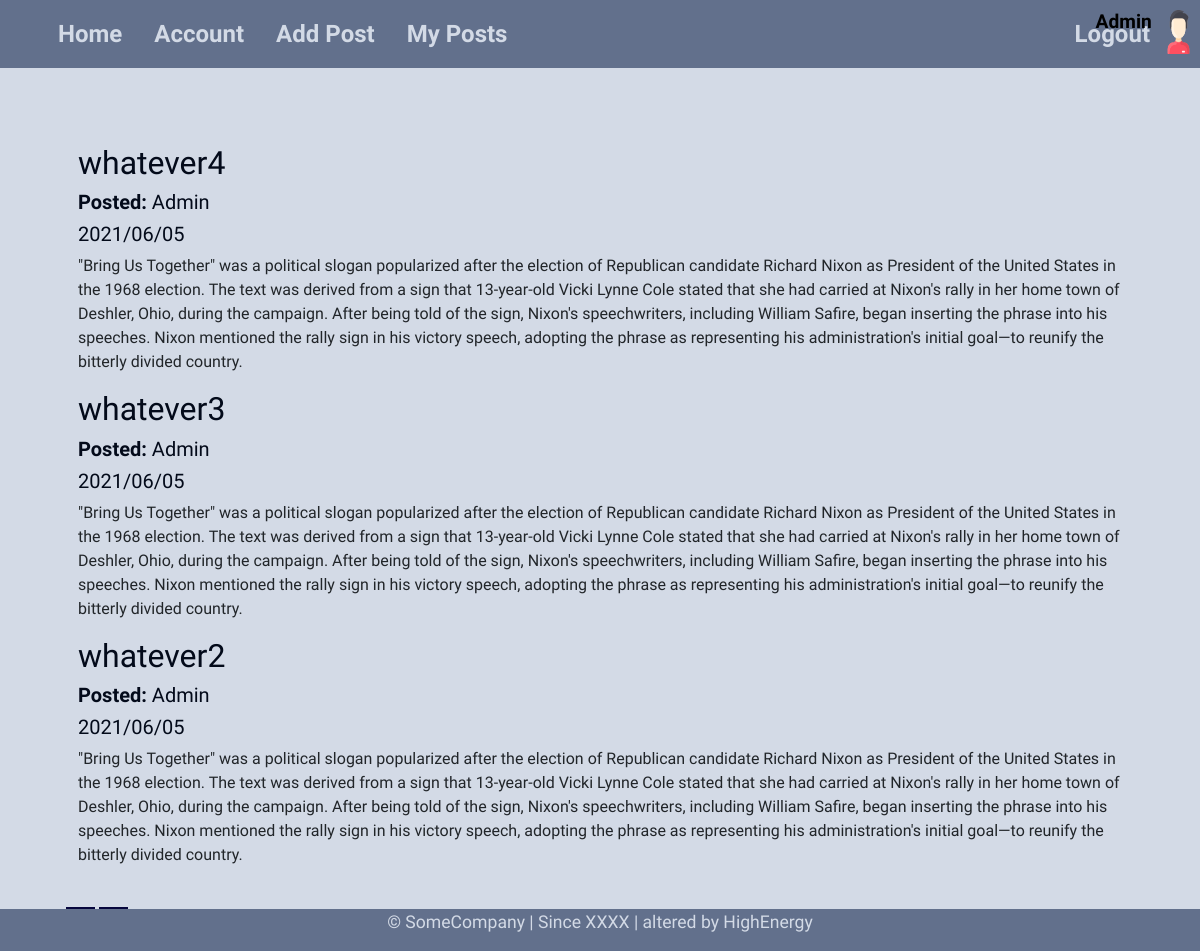
Screenshot of / (signed in) with the database file from the repository.
### models.py (models this page shows, shortened)
class User(db.Model, UserMixin):
    __tablename__ = 'user'
    id = db.Column(db.Integer, primary_key=True)
    username = db.Column(db.String(20), index=True, unique=True, nullable=False)
    email = db.Column(db.String(64), index=True, unique=True, nullable=False)
    hashed_password = db.Column(db.String(32), index=True, nullable=False)
    profile_picture = db.Column(db.String(20), nullable=False)
    gender = db.Column(db.String(10), nullable=False)
    joined_time = db.Column(db.DateTime, default=datetime.utcnow, nullable=False)
    user_post = db.relationship('Post', backref='user', cascade='all, delete, delete-orphan', lazy=True)

class Post(db.Model):
    __tablename__ = 'post'
    id = db.Column(db.Integer, primary_key=True)
    title = db.Column(db.String(80), index=True, nullable=False)
    date_posted = db.Column(db.DateTime, default=datetime.utcnow, nullable=False)
    text = db.Column(db.Text, index=True, nullable=False)
    user_id = db.Column(db.Integer, db.ForeignKey('user.id', ondelete='cascade'), nullable=False)

### routes.py (the view)
@myApp.route('/home')
@myApp.route('/')
def home():
    page = request.args.get('page', 1, type=int)
    posts = Post.query.order_by(Post.date_posted.desc()).paginate(page=page, per_page=3)
    return render_template('home.html', title='Home', posts=posts)

### models.py (called while the page is built)
@login_manager.user_loader
def load_user(user_id):
    return User.query.get(user_id)

### templates/home.html
{% extends 'base.html' %}
{% block content %}
    {% for post in posts.items %}
        <div class="container">
            <article>
                <div class="container">
                    <h2>{{ post.title }}</h2>
                    {% if current_user.id == post.user_id %}
                        <h5><strong>Posted:</strong> {{ post.user.username | title }}</h5>
                    {% else %}
                        <h5><strong>Posted:</strong><a href="{{ url_for('user_post', user_id=post.user_id) }}"> {{ post.user.username | title }}</a></h5>
                    {% endif %}
                    <h5>{{ post.date_posted.strftime("%Y/%m/%d") }} </h5>
                    <p>{{ post.text }}</p>
                </div>
            </article>
        </div>
    {% endfor %}
    <div class="container">
        {% for page_num in posts.iter_pages() %}
            {% if page_num %}
                {% if posts.page == page_num %}
                    <a class="inline-links current" href="{{ url_for('home', page=page_num) }}">{{ page_num }}</a>
                {% else %}
                    <a class="inline-links" href="{{ url_for('home', page=page_num) }}">{{ page_num }}</a>
                {% endif %}
            {% else %}
                ...
            {% endif %}
        {% endfor %}
    </div>
{% endblock %}

### templates/base.html (shortened to what this page needs)
<!DOCTYPE html>
<html lang="en">
<head>
    <link rel="stylesheet" href="{{ url_for('static', filename='bootstrap.min.css') }}">
    <link rel="stylesheet" href="{{ url_for('static', filename='styles.css') }}">
</head>
<body>
    <header class="container">
        <nav class="navbar navbar-expand-md nav-bg fixed-top">
            <div class="container">
                <div class="collapse navbar-collapse">
                    {% if current_user.is_authenticated %}
                        <a class="nav-link" href="{{ url_for('home') }}">Home</a>
                        <a class="nav-link" href="{{ url_for('account') }}">Account</a>
                        <a class="nav-link" href="{{ url_for('createPost') }}">Add Post</a>
                        <a class="nav-link" href="{{ url_for('ownedPost') }}">My Posts</a>
                    {% else %}
                        <a class="nav-link" href="{{ url_for('home') }}">Home</a>
                        <a class="nav-link" href="{{ url_for('about') }}">About</a>
                    {% endif %}
                </div>
                <div class="navbar-nav">
                    {% if current_user.is_authenticated %}
                        <a class="nav-link" href="{{ url_for('logout') }}">Logout</a>
                    {% else %}
                        <a class="nav-link" href="{{ url_for('login') }}">Login</a>
                        <a class="nav-link" href="{{ url_for('register') }}">Register</a>
                    {% endif %}
                </div>
                {% if current_user.is_authenticated %}
                    <div class="profile-container">
                        <img class="img-right" src="{{ url_for('static', filename='profile_pics/man.png') }}" alt="Not available">
                        <h3 class="name-right">{{ current_user.username | title }}</h3>
                    </div>
                {% endif %}
            </div>
        </nav>
    </header>
    <main class="container">
        <div class="msg-flashes">
        </div>
        <div class="container">
            {% block content %}{% endblock %}
        </div>
    </main>
    <footer class="fixed-bottom">
        <div class="text-center">
            <p class="p-font">&copy; SomeCompany | <span>Since XXXX</span> | altered by HighEnergy</p>
        </div>
    </footer>
</body>
</html>

### static/styles.css (style rules this page uses)
body { background-color: #d3dae6; font-family: 'Cairo', sans-serif; }
header { margin-bottom: 4em; font-size: 1.5em; }
footer { background-color: #62708c; margin-top: 4em; width: 100%; }
h1, h2, h3, h4, h5, h6 { color: #030a1a; }
a { text-decoration: none; }
.msg-flashes { text-align: center; position: relative; height: 6vh; }
.nav-bg { background-color: #62708c; }
.container .nav-link { color: #d3dae6; font-weight: bold; }
.p-font { font-size: 1.1em; color: #d3dae6; }
.inline-links { margin-top: 1.5em; display: inline-block; color: #06063d; border: 2px solid #06063d; background-color: #e2e2f3; padding: 0.5rem; }
.profile-container { padding: 5px; text-align: right; position: absolute; width: 12%; height: 100%; right: 0; top: 0; }
.name-right { padding: 5px; position: absolute; font-weight: bold; font-size: 0.8em; left: 0; width: 70%; height: 100%; color: #000000; }
.img-right { padding: 5px; position: absolute; right: 0; height: 80%; width: 30%; }
.current { background-color: #06063d; color: #e2e2f3; }

### rows the page displays
User: username "Admin"
Post: title "whatever4", user.username "Admin", date_posted "2021/06/05", text "\"Bring Us Together\" was a political slogan popularized after the election of Republican candidate Richard Nixon as President of the United States in the 1968 election. The text was derived from a sign that 13-year-old Vicki Lynne Cole stated that she had carried at Nixon's rally in her home town of Deshler, Ohio, during the campaign. After being told of the sign, Nixon's speechwriters, including William Safire, began inserting the phrase into his speeches. Nixon mentioned the rally sign in his victory speech, adopting the phrase as representing his administration's initial goal—to reunify the bitterly divided country."
Post: title "whatever3", user.username "Admin", date_posted "2021/06/05", text "\"Bring Us Together\" was a political slogan popularized after the election of Republican candidate Richard Nixon as President of the United States in the 1968 election. The text was derived from a sign that 13-year-old Vicki Lynne Cole stated that she had carried at Nixon's rally in her home town of Deshler, Ohio, during the campaign. After being told of the sign, Nixon's speechwriters, including William Safire, began inserting the phrase into his speeches. Nixon mentioned the rally sign in his victory speech, adopting the phrase as representing his administration's initial goal—to reunify the bitterly divided country."
Post: title "whatever2", user.username "Admin", date_posted "2021/06/05", text "\"Bring Us Together\" was a political slogan popularized after the election of Republican candidate Richard Nixon as President of the United States in the 1968 election. The text was derived from a sign that 13-year-old Vicki Lynne Cole stated that she had carried at Nixon's rally in her home town of Deshler, Ohio, during the campaign. After being told of the sign, Nixon's speechwriters, including William Safire, began inserting the phrase into his speeches. Nixon mentioned the rally sign in his victory speech, adopting the phrase as representing his administration's initial goal—to reunify the bitterly divided country."
